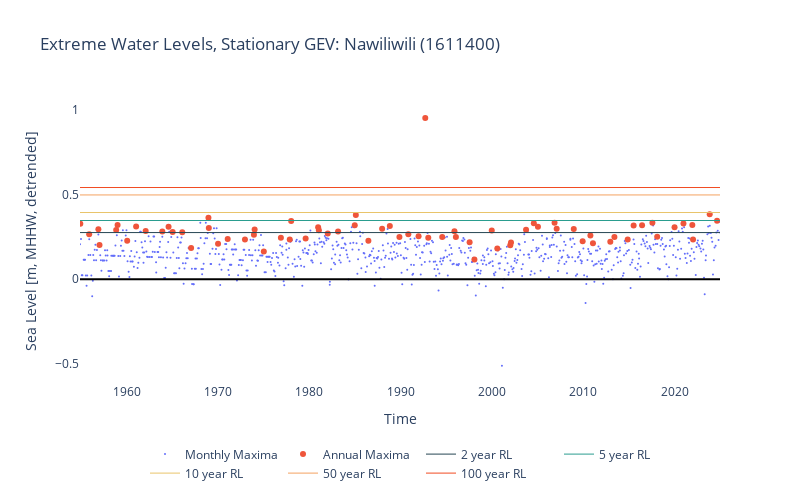

Notebook code cell kept with this figure:
### Markdown cell above
```{glue:figure} SL_extremes_timeseries
:name: "SL_extremes_timeseries"

Extreme water levels at {glue:text}`station_name`, plotted with the background long-term trend removed. The 2,10,50, and 100 return levels are shown in blue, green, yellow and orange respectively. Both monthly and yearly maxima are obtained using the block maxima method. The GEV-derived stationary return levels are derived using the pyextremes python package. One key takeaway from this figure: removing the trend shows that we've had some significant events in the past that do not show up in our rankings. 
```

### Code cell
import plotly.graph_objects as go


fig = go.Figure()

# Add monthly maxima as a line
fig.add_trace(go.Scatter(x=BM_month.index, y=BM_month, mode='markers', name='Monthly Maxima', marker=dict(size=2)))

# Add annual maxima as scatter points
fig.add_trace(go.Scatter(x=BM_year.index, y=BM_year, mode='markers', name='Annual Maxima'))


colors = ['#264653',  # dark cyan
          '#2a9d8f',  # teal
          '#e9c46a',  # sandy yellow
          '#f4a261',  # sandy orange
          "#f14b22"]  # dark orange


# Add return levels as labeled lines
for i, period in enumerate(return_periods):
    fig.add_trace(go.Scatter(x=[BM_month.index.min(), BM_month.index.max()],
                             y=[summary.loc[period, 'Water Level (m, MHHW)']] * 2,
                             mode='lines',
                             line=dict(color=colors[i], width=1),
                             name=f'{period} year RL'))
    
# Add a bold black line at 0 for MHHW
fig.add_hline(y=0, line=dict(color='black', width=2))

# Set titles and labels
fig.update_layout(title=f'Extreme Water Levels, Stationary GEV: {station_name} ({station_id})',
                  xaxis_title='Time',
                  yaxis_title='Sea Level [m, MHHW, detrended]',
                  legend=dict(x=0.5, xanchor='center', y=-0.2, orientation='h', bgcolor='rgba(255,255,255,0.8)'),
                  plot_bgcolor='white',  # Set plot background to white
                  paper_bgcolor='white')  # Set overall background to white

# Set x-axis limits if needed
fig.update_xaxes(range=[BM_month.index.min(), BM_month.index.max()])
fig.update_layout(width=800, height=500,autosize=False)
# Show the figure
fig.show()

# save the figure
figname = 'SL_extremes_monthly_annual_maxima_' + station_name + '.html'

fig.write_html(output_dir / figname)

### Figure 1 — Plotly figure (JSON) as saved in the notebook; plotly's stock layout.template omitted (floating-point values rounded to 4 significant figures; data arrays with more than 128 entries replaced by an {"elided": "..."} marker saying what was removed)
{"data": [{"marker": {"size": 2}, "mode": "markers", "name": "Monthly Maxima", "type": "scatter", "x": {"elided": "842 str values"}, "y": {"elided": "842 float values"}}, {"mode": "markers", "name": "Annual Maxima", "type": "scatter", "x": ["1954-12-10T14:00:00.000000000", "1955-11-29T14:00:00.000000000", "1956-12-01T13:00:00.000000000", "1957-01-16T14:00:00.000000000", "1958-11-12T14:00:00.000000000", "1959-01-08T13:00:00.000000000", "1960-01-27T14:00:00.000000000", "1961-01-17T15:00:00.000000000", "1962-02-04T14:00:00.000000000", "1963-12-01T14:00:00.000000000", "1964-08-07T01:00:00.000000000", "1965-01-17T14:00:00.000000000", "1966-02-05T14:00:00.000000000", "1967-01-25T14:00:00.000000000", "1968-12-18T13:00:00.000000000", "1969-01-02T14:00:00.000000000", "1970-01-06T13:00:00.000000000", "1971-01-27T14:00:00.000000000", "1972-12-17T11:00:00.000000000", "1973-12-10T14:00:00.000000000", "1974-01-07T13:00:00.000000000", "1975-01-10T13:00:00.000000000", "1976-11-22T15:00:00.000000000", "1977-11-11T14:00:00.000000000", "1978-01-07T13:00:00.000000000", "1979-08-08T02:00:00.000000000", "1980-12-21T14:00:00.000000000", "1981-01-19T13:00:00.000000000", "1982-01-09T13:00:00.000000000", "1983-02-25T13:00:00.000000000", "1984-12-23T15:00:00.000000000", "1985-02-04T14:00:00.000000000", "1986-06-22T02:00:00.000000000", "1987-12-22T15:00:00.000000000", "1988-10-26T14:00:00.000000000", "1989-11-13T14:00:00.000000000", "1990-11-04T15:00:00.000000000", "1991-12-19T13:00:00.000000000", "1992-09-12T02:00:00.000000000", "1993-01-09T15:00:00.000000000", "1994-07-22T01:00:00.000000000", "1995-11-22T14:00:00.000000000", "1996-01-19T13:00:00.000000000", "1997-07-20T02:00:00.000000000", "1998-01-28T15:00:00.000000000", "1999-12-22T14:00:00.000000000", "2000-07-31T02:00:00.000000000", "2001-12-31T15:00:00.000000000", "2002-01-29T15:00:00.000000000", "2003-09-24T00:00:00.000000000", "2004-07-31T01:00:00.000000000", "2005-01-11T15:00:00.000000000", "2006-11-06T14:00:00.000000000", "2007-01-30T13:00:00.000000000", "2008-12-13T15:00:00.000000000", "2009-12-03T15:00:00.000000000", "2010-10-09T15:00:00.000000000", "2011-01-19T14:00:00.000000000", "2012-12-13T14:00:00.000000000", "2013-05-26T03:00:00.000000000", "2014-11-08T15:00:00.000000000", "2015-07-03T03:00:00.000000000", "2016-06-05T02:00:00.000000000", "2017-07-23T02:00:00.000000000", "2018-01-30T13:00:00.000000000", "2019-12-25T14:00:00.000000000", "2020-12-15T15:00:00.000000000", "2021-12-05T15:00:00.000000000", "2022-01-02T14:00:00.000000000", "2023-10-30T15:00:00.000000000", "2024-08-20T02:00:00.000000000"], "y": [0.3285, 0.2657, 0.2948, 0.2026, 0.2913, 0.321, 0.228, 0.3113, 0.2853, 0.282, 0.3107, 0.2799, 0.278, 0.1842, 0.3637, 0.3026, 0.2098, 0.2378, 0.2343, 0.2635, 0.2934, 0.1635, 0.2451, 0.2343, 0.344, 0.2401, 0.3076, 0.2895, 0.2697, 0.2826, 0.3192, 0.38, 0.2275, 0.2977, 0.3152, 0.2493, 0.2655, 0.2544, 0.954, 0.2455, 0.2496, 0.2832, 0.2489, 0.2191, 0.1172, 0.2887, 0.1816, 0.2009, 0.2168, 0.2918, 0.3312, 0.3104, 0.334, 0.2986, 0.2972, 0.2244, 0.2588, 0.2123, 0.2218, 0.249, 0.2353, 0.3181, 0.3194, 0.3343, 0.2504, 0.3079, 0.3301, 0.3203, 0.2342, 0.3838, 0.3463]}, {"line": {"color": "#264653", "width": 1}, "mode": "lines", "name": "2 year RL", "type": "scatter", "x": ["1954-11-27T15:00:00", "2024-12-15T14:00:00"], "y": [0.2758, 0.2758]}, {"line": {"color": "#2a9d8f", "width": 1}, "mode": "lines", "name": "5 year RL", "type": "scatter", "x": ["1954-11-27T15:00:00", "2024-12-15T14:00:00"], "y": [0.3471, 0.3471]}, {"line": {"color": "#e9c46a", "width": 1}, "mode": "lines", "name": "10 year RL", "type": "scatter", "x": ["1954-11-27T15:00:00", "2024-12-15T14:00:00"], "y": [0.3943, 0.3943]}, {"line": {"color": "#f4a261", "width": 1}, "mode": "lines", "name": "50 year RL", "type": "scatter", "x": ["1954-11-27T15:00:00", "2024-12-15T14:00:00"], "y": [0.4983, 0.4983]}, {"line": {"color": "#f14b22", "width": 1}, "mode": "lines", "name": "100 year RL", "type": "scatter", "x": ["1954-11-27T15:00:00", "2024-12-15T14:00:00"], "y": [0.5422, 0.5422]}], "layout": {"autosize": false, "height": 500, "legend": {"bgcolor": "rgba(255,255,255,0.8)", "orientation": "h", "x": 0.5, "xanchor": "center", "y": -0.2}, "paper_bgcolor": "white", "plot_bgcolor": "white", "shapes": [{"line": {"color": "black", "width": 2}, "type": "line", "x0": 0, "x1": 1, "xref": "x domain", "y0": 0, "y1": 0, "yref": "y"}], "title": {"text": "Extreme Water Levels, Stationary GEV: Nawiliwili (1611400)"}, "width": 800, "xaxis": {"range": ["1954-11-27T15:00:00", "2024-12-15T14:00:00"], "title": {"text": "Time"}}, "yaxis": {"title": {"text": "Sea Level [m, MHHW, detrended]"}}}}
